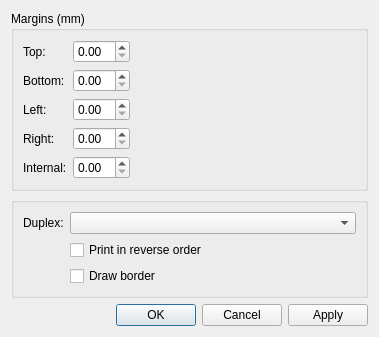
<?xml version="1.0" encoding="UTF-8"?>
<ui version="4.0">
 <class>PrinterSettings</class>
 <widget class="QDialog" name="PrinterSettings">
  <property name="geometry">
   <rect>
    <x>0</x>
    <y>0</y>
    <width>358</width>
    <height>305</height>
   </rect>
  </property>
  <layout class="QVBoxLayout" name="verticalLayout_3">
   <item>
    <widget class="QGroupBox" name="groupBox_2">
     <property name="title">
      <string>Margins (mm)</string>
     </property>
     <layout class="QVBoxLayout" name="verticalLayout">
      <item>
       <layout class="QGridLayout" name="gridLayout_2">
        <item row="0" column="1">
         <widget class="QDoubleSpinBox" name="topMarginSpin"/>
        </item>
        <item row="1" column="1">
         <widget class="QDoubleSpinBox" name="bottomMarginSpin"/>
        </item>
        <item row="0" column="2" rowspan="5">
         <widget class="QLabel" name="marginsPereview">
          <property name="sizePolicy">
           <sizepolicy hsizetype="Preferred" vsizetype="Preferred">
            <horstretch>1</horstretch>
            <verstretch>0</verstretch>
           </sizepolicy>
          </property>
          <property name="minimumSize">
           <size>
            <width>220</width>
            <height>0</height>
           </size>
          </property>
          <property name="frameShape">
           <enum>QFrame::NoFrame</enum>
          </property>
          <property name="frameShadow">
           <enum>QFrame::Raised</enum>
          </property>
         </widget>
        </item>
        <item row="3" column="0">
         <widget class="QLabel" name="label_6">
          <property name="text">
           <string>Right:</string>
          </property>
         </widget>
        </item>
        <item row="1" column="0">
         <widget class="QLabel" name="label_4">
          <property name="text">
           <string>Bottom:</string>
          </property>
         </widget>
        </item>
        <item row="4" column="0">
         <widget class="QLabel" name="internalMarginLbl">
          <property name="text">
           <string>Internal:</string>
          </property>
         </widget>
        </item>
        <item row="4" column="1">
         <widget class="QDoubleSpinBox" name="internalMarginSpin"/>
        </item>
        <item row="3" column="1">
         <widget class="QDoubleSpinBox" name="rightMarginSpin"/>
        </item>
        <item row="2" column="0">
         <widget class="QLabel" name="label_5">
          <property name="text">
           <string>Left:</string>
          </property>
         </widget>
        </item>
        <item row="0" column="0">
         <widget class="QLabel" name="Label3">
          <property name="text">
           <string>Top:</string>
          </property>
         </widget>
        </item>
        <item row="2" column="1">
         <widget class="QDoubleSpinBox" name="leftMarginSpin"/>
        </item>
       </layout>
      </item>
     </layout>
    </widget>
   </item>
   <item>
    <widget class="QGroupBox" name="groupBox_3">
     <property name="title">
      <string/>
     </property>
     <layout class="QVBoxLayout" name="verticalLayout_2">
      <item>
       <layout class="QGridLayout" name="gridLayout">
        <item row="1" column="1">
         <widget class="QCheckBox" name="reverseOrderCbx">
          <property name="text">
           <string>Print in reverse order</string>
          </property>
         </widget>
        </item>
        <item row="0" column="1">
         <widget class="QComboBox" name="duplexTypeComboBox">
          <property name="sizePolicy">
           <sizepolicy hsizetype="Preferred" vsizetype="Fixed">
            <horstretch>1</horstretch>
            <verstretch>0</verstretch>
           </sizepolicy>
          </property>
          <property name="sizeIncrement">
           <size>
            <width>0</width>
            <height>0</height>
           </size>
          </property>
         </widget>
        </item>
        <item row="0" column="0">
         <widget class="QLabel" name="label">
          <property name="text">
           <string>Duplex:</string>
          </property>
         </widget>
        </item>
        <item row="3" column="1">
         <widget class="QCheckBox" name="borderCbx">
          <property name="text">
           <string>Draw border</string>
          </property>
         </widget>
        </item>
       </layout>
      </item>
     </layout>
    </widget>
   </item>
   <item>
    <spacer name="verticalSpacer">
     <property name="orientation">
      <enum>Qt::Vertical</enum>
     </property>
     <property name="sizeHint" stdset="0">
      <size>
       <width>20</width>
       <height>40</height>
      </size>
     </property>
    </spacer>
   </item>
   <item>
    <widget class="QDialogButtonBox" name="buttonBox">
     <property name="orientation">
      <enum>Qt::Horizontal</enum>
     </property>
     <property name="standardButtons">
      <set>QDialogButtonBox::Apply|QDialogButtonBox::Cancel|QDialogButtonBox::Ok</set>
     </property>
    </widget>
   </item>
  </layout>
 </widget>
 <tabstops>
  <tabstop>topMarginSpin</tabstop>
  <tabstop>bottomMarginSpin</tabstop>
  <tabstop>leftMarginSpin</tabstop>
  <tabstop>rightMarginSpin</tabstop>
  <tabstop>internalMarginSpin</tabstop>
  <tabstop>buttonBox</tabstop>
 </tabstops>
 <resources/>
 <connections/>
</ui>
